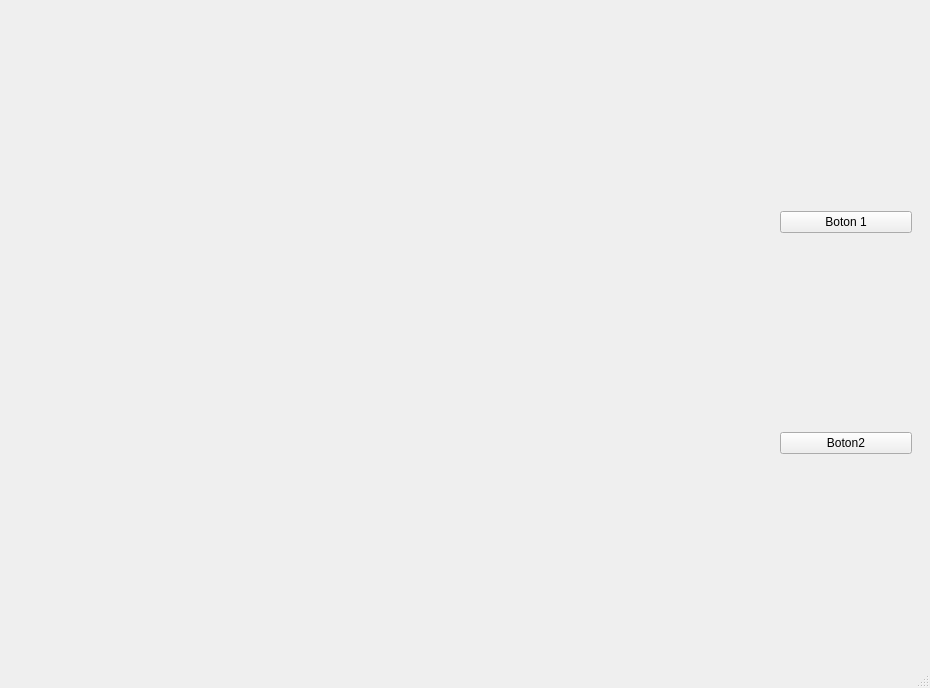
<?xml version="1.0" encoding="UTF-8"?>
<ui version="4.0">
 <class>Principal</class>
 <widget class="QMainWindow" name="Principal">
  <property name="geometry">
   <rect>
    <x>0</x>
    <y>0</y>
    <width>930</width>
    <height>688</height>
   </rect>
  </property>
  <property name="windowTitle">
   <string>MainWindow</string>
  </property>
  <widget class="QWidget" name="centralwidget">
   <layout class="QHBoxLayout" name="horizontalLayout">
    <item>
     <widget class="QWidget" name="w_principal" native="true"/>
    </item>
    <item>
     <widget class="QWidget" name="w_botones" native="true">
      <property name="maximumSize">
       <size>
        <width>150</width>
        <height>16777215</height>
       </size>
      </property>
      <layout class="QVBoxLayout" name="verticalLayout">
       <item>
        <widget class="QPushButton" name="pushButton">
         <property name="text">
          <string>Boton 1</string>
         </property>
        </widget>
       </item>
       <item>
        <widget class="QPushButton" name="pushButton_2">
         <property name="text">
          <string>Boton2</string>
         </property>
        </widget>
       </item>
      </layout>
     </widget>
    </item>
   </layout>
  </widget>
  <widget class="QMenuBar" name="menubar">
   <property name="geometry">
    <rect>
     <x>0</x>
     <y>0</y>
     <width>930</width>
     <height>23</height>
    </rect>
   </property>
  </widget>
  <widget class="QStatusBar" name="statusbar"/>
 </widget>
 <resources/>
 <connections/>
</ui>
